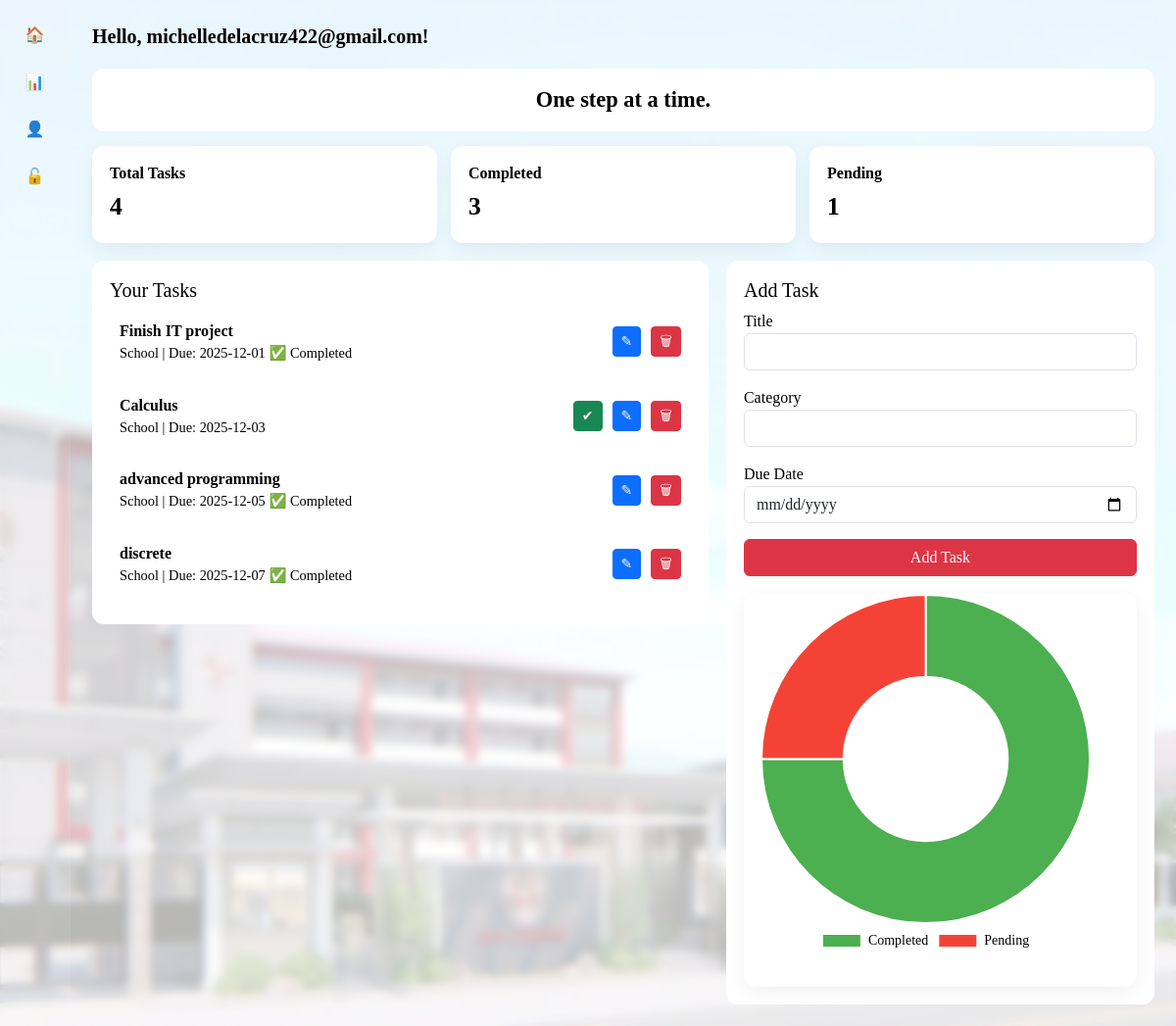
The app's page /dashboard (signed in) with its own data.
### tables this page shows
CREATE TABLE users (
                    id INTEGER PRIMARY KEY AUTOINCREMENT,
                    email TEXT UNIQUE NOT NULL,
                    password TEXT NOT NULL,
                    security_question TEXT,
                    security_answer TEXT
                );

CREATE TABLE motivations (
                    id INTEGER PRIMARY KEY AUTOINCREMENT,
                    message TEXT
                );

CREATE TABLE tasks (
                    id INTEGER PRIMARY KEY AUTOINCREMENT,
                    user_id INTEGER,
                    title TEXT,
                    category TEXT,
                    due_date TEXT,
                    is_completed INTEGER DEFAULT 0,
                    created_at TEXT,
                    FOREIGN KEY(user_id) REFERENCES users(id)
                );

### app.py (the view)
@app.route('/dashboard')
def dashboard():
    if 'user_id' not in session:
        return redirect(url_for('login'))
    user_id = session['user_id']
    conn = get_db()
    c = conn.cursor()
    c.execute("SELECT email FROM users WHERE id=?", (user_id,))
    user_row = c.fetchone()
    user = user_row['email'] if user_row else "User"
    c.execute("SELECT id, title, category, due_date, is_completed FROM tasks WHERE user_id=? ORDER BY due_date ASC", (user_id,))
    tasks = c.fetchall()
    c.execute("SELECT message FROM motivations ORDER BY RANDOM() LIMIT 1")
    motivation = c.fetchone()
    conn.close()
    return render_template('dashboard.html', user=user, tasks=tasks, motivation=motivation)

### app.py (called while the page is built)
def get_db():
    conn = sqlite3.connect(DB)
    conn.row_factory = sqlite3.Row
    return conn

### templates/dashboard.html (shortened to what this page needs)
<!DOCTYPE html>
<html lang="en">
<head>
    <link href="https://cdn.jsdelivr.net/npm/bootstrap@5.3.0/dist/css/bootstrap.min.css" rel="stylesheet">
    <link rel="stylesheet" href="{{ url_for('static', filename='style.css') }}">
</head>
<body class="dashboard-bg">
<div class="app-shell">
    <div id="sidebar" class="sidebar-min">
        <a href="/dashboard" class="nav-btn" title="Dashboard">🏠</a>
        <a href="/self_assessment" class="nav-btn" title="Self Assessment">📊</a>
        <a href="/profile" class="nav-btn" title="Profile">👤</a>
        <a href="/logout" class="nav-btn" title="Logout">🔓</a>
    </div>
    <div class="main-area">
        <div class="topbar" style="justify-content: flex-start;">
          <div class="greeting" style="color: black;">Hello, {{ user }}!</div>
        </div>
     {% if motivation %}
         <div class="motivation-pill" style="
            font-size: 1.4rem;
            padding: 15px 25px;
            margin-bottom: 15px;
            display: flex;
            justify-content: center;
            color: black;
            font-weight: 600;
            background: white;
            border-radius: 12px;
          ">
            {{ motivation['message'] }}
          </div>
      {% endif %}
        <div class="cards-row">
            <div class="stat-card">
                <h6>Total Tasks</h6>
                <div id="total-tasks" class="stat-big">0</div>
            </div>
            <div class="stat-card">
                <h6>Completed</h6>
                <div id="done-tasks" class="stat-big">0</div>
            </div>
            <div class="stat-card">
                <h6>Pending</h6>
                <div id="pending-tasks" class="stat-big">0</div>
            </div>
        </div>
        <div class="board">
            <div class="tasks-card">
                <h5>Your Tasks</h5>
                {% if tasks %}
                    {% for task in tasks %}
                        <div class="task-item">
                            <div>
                                <strong>{{ task['title'] }}</strong>
                                <div class="task-meta">
                                    {{ task['category'] }} | Due: {{ task['due_date'] }}
                                    {% if task['is_completed'] %} ✅ Completed {% endif %}
                                </div>
                            </div>
                            <div class="task-actions">
                                {% if not task['is_completed'] %}
                                    <a href="/complete_task/{{ task['id'] }}" class="btn btn-success btn-sm">✔</a>
                                {% endif %}
                                <a href="/edit_task/{{ task['id'] }}" class="btn btn-primary btn-sm">✎</a>
                                <a href="/delete_task/{{ task['id'] }}" class="btn btn-danger btn-sm">🗑</a>
                            </div>
                        </div>
                    {% endfor %}
                {% else %}
                    <p>No tasks yet! Add one on the right panel.</p>
                {% endif %}
            </div>
            <div class="add-task-card">
                <h5>Add Task</h5>
                <form method="POST" action="/add_task">
                    <div class="mb-3">
                        <label>Title</label>
                        <input type="text" class="form-control" name="title" required>
                    </div>
                    <div class="mb-3">
                        <label>Category</label>
                        <input type="text" class="form-control" name="category">
                    </div>
                    <div class="mb-3">
                        <label>Due Date</label>
                        <input type="date" class="form-control" name="due_date">
                    </div>
                    <button type="submit" class="btn btn-danger w-100">Add Task</button>
                </form>
                <div class="stat-card" style="margin-top: 18px; padding: 15px;">
                    <div style="position: relative; width: 100%; height: 0; padding-bottom: 100%;"></div>
                    <canvas id="tasksChart"style="position: absolute; top: 0; left: 0; width: 100%; height: 100%;"></canvas>
                </div>
              </div>
              </div>
<script>
    // Sidebar toggle
    function toggleSidebar() {
        const sidebar = document.getElementById('sidebar');
        sidebar.classList.toggle('sidebar-full');
    }
    // Fetch stats and populate
    fetch('/api/task_stats')
        .then(res => res.json())
        .then(data => {
            document.getElementById('total-tasks').innerText = data.total;
            document.getElementById('done-tasks').innerText = data.done;
            document.getElementById('pending-tasks').innerText = data.pending;
        });
    // Fetch stats and populate
    fetch('/api/task_stats')
        .then(res => res.json())
        .then(data => {
            // Update stat cards
            document.getElementById('total-tasks').innerText = data.total;
            document.getElementById('done-tasks').innerText = data.done;
            document.getElementById('pending-tasks').innerText = data.pending;
            // Chart
            const ctx = document.getElementById('tasksChart').getContext('2d');
            new Chart(ctx, {
                type: 'doughnut',
                data: {
                    labels: ['Completed', 'Pending'],
                    datasets: [{
                        data: [data.done, data.pending],
                        backgroundColor: ['#4CAF50', '#F44336'],
                        hoverOffset: 6
                    }]
                },
                options: {
                    maintainAspectRatio: false, // ensures it fits container
                    responsive: true,
                    plugins: {
                        legend: {
                            position: 'bottom',
                            labels: { color: 'black', font: { family: 'Times New Roman', size: 14 } }
                        },
                        tooltip: {
                            bodyFont: { family: 'Times New Roman' }
                        }
                    }
                }
            });
        });
</script>
</body>
</html>

### static/style.css (style rules this page uses)
body { margin: 0; padding: 0; font-family: 'Times New Roman', Times, serif, sans-serif; background: linear-gradient(135deg, #1e91d4, #5a0f0f); background-attachment: fixed; color: rgb(0, 0, 0); }
.app-shell { display: flex; min-height: 100vh; }
.sidebar-min { width: 72px; background: rgba(255, 255, 255, 0.06); backdrop-filter: blur(6px); border-right: 1px solid rgba(255, 255, 255, 0.04); z-index: 4; display: flex; flex-direction: column; align-items: center; padding-top: 12px; }
.sidebar-min .nav-btn { width: 100%; padding: 12px 0; display: flex; align-items: center; justify-content: center; color: rgba(255, 255, 255, 0.95); text-decoration: none; }
.main-area { flex: 1; padding: 22px; }
.topbar { display: flex; align-items: center; justify-content: space-between; gap: 12px; margin-bottom: 18px; }
.greeting { font-size: 1.25rem; font-weight: 700; color: #ffb3b3; }
.motivation-pill { background: rgba(255, 255, 255, 0.10); padding: 8px 12px; border-radius: 999px; color: #fff; font-size: 0.95rem; }
.cards-row { display: flex; gap: 14px; margin-bottom: 18px; flex-wrap: wrap; }
.stat-card { flex: 1 1 180px; background: rgba(255, 255, 255, 0.12); padding: 18px; border-radius: 12px; box-shadow: 0 6px 20px rgba(0,0,0,0.06); }
.stat-card h6 { margin: 0; color: #000000; font-weight: 700; }
.stat-big { font-size: 1.6rem; font-weight: 800; color: #000000; margin-top: 6px; }
.board { display: grid; grid-template-columns: 1.18fr 0.82fr; gap: 18px; align-items: start; }
.tasks-card { background: rgba(255, 255, 255, 0.06); padding: 18px; border-radius: 12px; min-height: 300px; }
.add-task-card { background: rgba(255, 255, 255, 0.06); padding: 18px; border-radius: 12px; min-height: 200px; }
.task-item { display: flex; justify-content: space-between; gap: 12px; padding: 10px; border-radius: 10px; background: rgba(255,255,255,0.02); margin-bottom: 10px; align-items: center; }
.task-meta { color: #000000; font-size: 0.9rem; }
.task-actions a { margin-left: 6px; }
input, select { border-radius: 6px; }
.dashboard-bg { background: linear-gradient( rgba(255, 255, 255, 0.70), rgba(255, 255, 255, 0.70) ), url("/static/bsu.jpg"); background-size: cover; background-position: center; background-attachment: fixed; backdrop-filter: blur(4px); min-height: 100vh; }
.app-shell { position: relative; z-index: 2; }
.stat-card, .tasks-card, .add-task-card { background: white !important; backdrop-filter: blur(20px); }

### records on screen
users: email "michelledelacruz422@gmail.com"
motivations: message "One step at a time."
tasks: title "Finish IT project", category "School", due_date "2025-12-01", is_completed "✅ Completed"
tasks: title "Calculus", category "School", due_date "2025-12-03"
tasks: title "advanced programming", category "School", due_date "2025-12-05", is_completed "✅ Completed"
tasks: title "discrete", category "School", due_date "2025-12-07", is_completed "✅ Completed"
